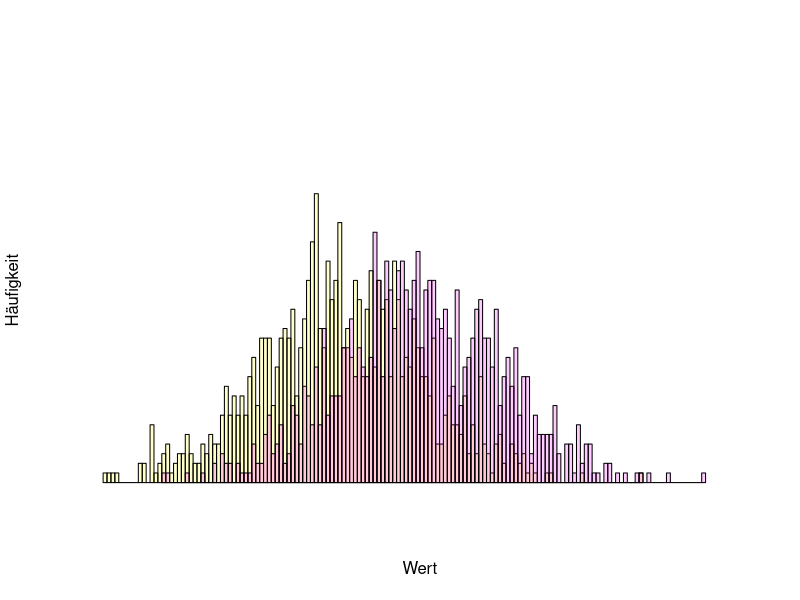
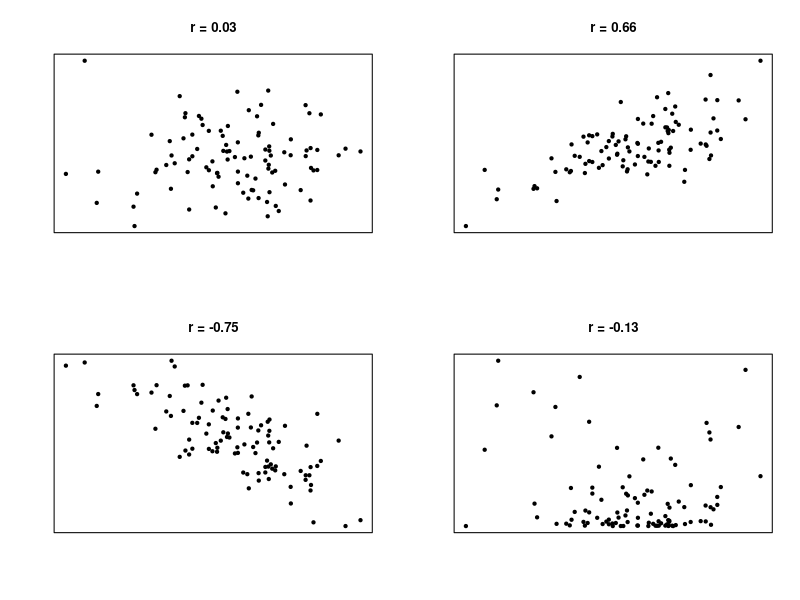
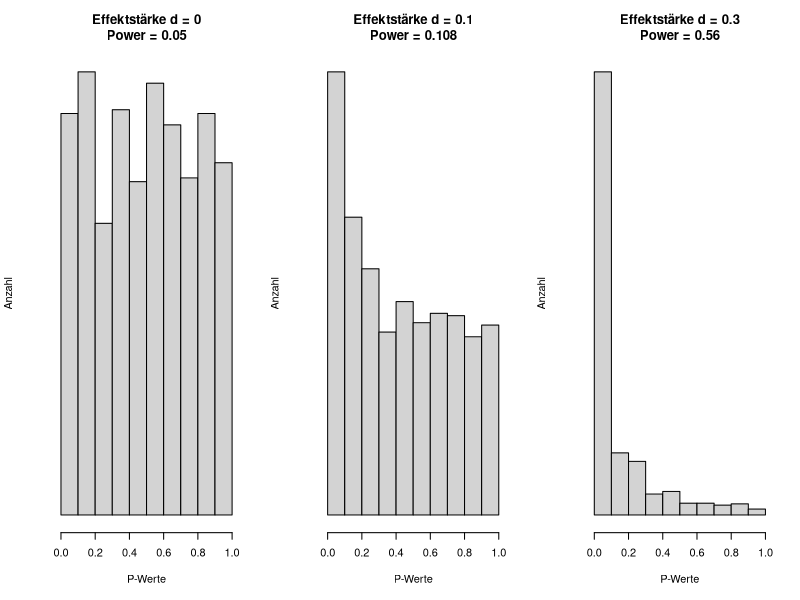
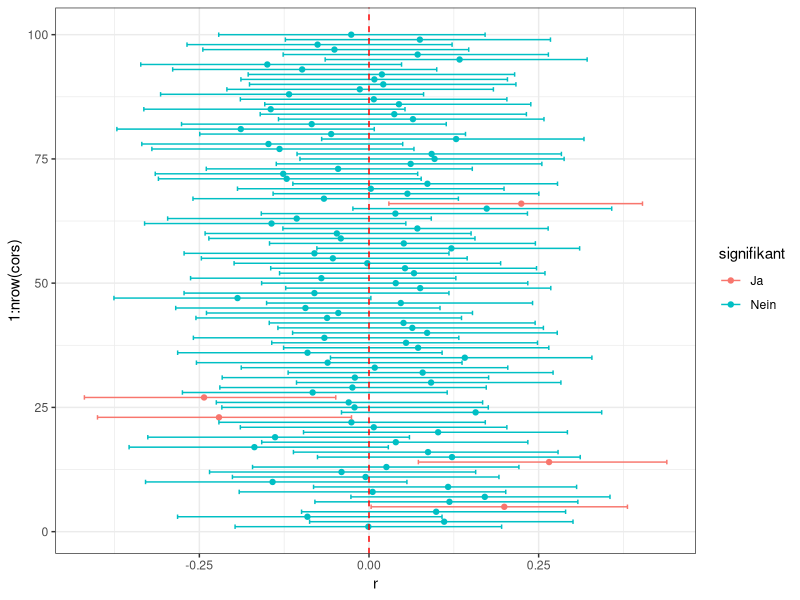
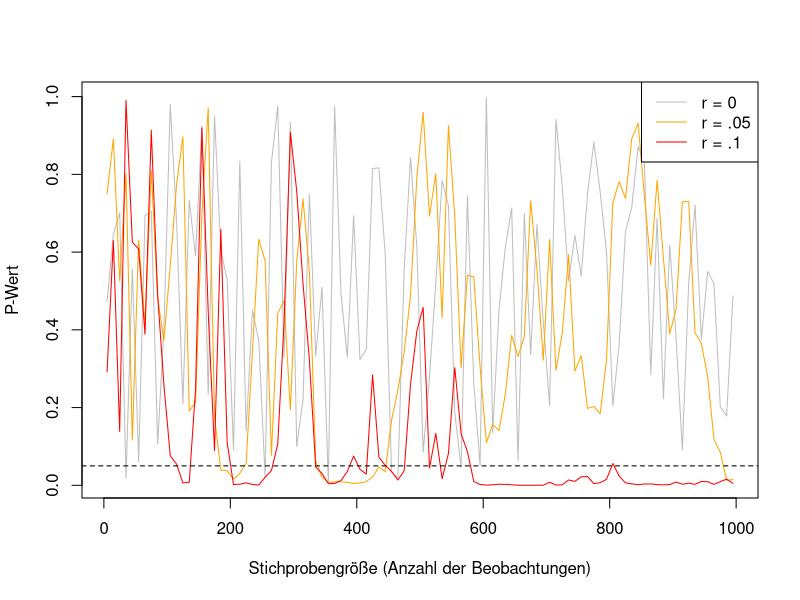

The R script that drew these images, in order:
## ---- chunk 1
#| code-fold: true
set.seed(1)
x <- rnorm(1000, mean = 0)
y <- rnorm(1000, mean = 1)
hist(x, xlim = c(-3, 5), col = rgb(1,1,0,.2), ylim = c(0, 40), breaks = 100, xaxt = "n", yaxt = "n"
     , xlab = "Wert", ylab = "Häufigkeit", main = "")
hist(y, add = T, col = rgb(1,0,1,.2), breaks = 100)

## ---- chunk 2
#| code-fold: true

layout(matrix(c(1, 1, 2, 2, 3, 3, 4, 4), nrow = 2, byrow = TRUE)) 
set.seed(42)
n <- 100

x1 <- rnorm(n)
y1 <- rnorm(n)
y2 <- x1+rnorm(n)
y3 <- -x1+rnorm(n)
y4 <- abs(x1+rnorm(n))^2

plot(x1, y1, main = paste("r = ", round(cor(x1, y1), 2), sep = "")
     , xaxt = 'n', yaxt = 'n', xlab = "", ylab = "", pch = 20)
plot(x1, y2, main = paste("r = ", round(cor(x1, y2), 2), sep = "")
     , xaxt = 'n', yaxt = 'n', xlab = "", ylab = "", pch = 20)
plot(x1, y3, main = paste("r = ", round(cor(x1, y3), 2), sep = "")
     , xaxt = 'n', yaxt = 'n', xlab = "", ylab = "", pch = 20)
plot(x1, y4, main = paste("r = ", round(cor(x1, y4), 2), sep = "")
     , xaxt = 'n', yaxt = 'n', xlab = "", ylab = "", pch = 20)

layout(1)

## ---- chunk 3
#| code-fold: true
# P-Value distribution ---------------------------------------------------- 
layout(matrix(c(1,2,3), nrow = 1)) 

effects <- c(0, .1, .3) 

for (i in effects) { 
  effect <- i 
  n <- 100 
  pvalues <- (replicate(1000, t.test(rnorm(100), rnorm(100, i))$p.value)) 
  power <- round(pwr::pwr.t.test(n = n, d = i, power = NULL, alternative = "two.sided")$power, 3) 
  
  hist(pvalues
       , xlab = "P-Werte"
       , ylab = "Anzahl"
       , main = paste("Effektstärke d = ", i, "\nPower = ", power, sep = "") 
       , xlim = c(0, 1)
       , yaxt = 'n') 
  } 

layout(1)
## ---- chunk 4
#| code-fold: true
library(ggplot2)
# mean(replicate(1000, mean(replicate(6, cor.test(rnorm(50), rnorm(50))$p.value) < .05) > 0)) # 26.7%
set.seed(1)
n <- 100
ncors <- 100

cors <- data.frame(    "r" = NULL
                   , "lcl" = NULL
                   , "ucl" = NULL)
for (i in 1:ncors) {
 cortest_temp <- cor.test(rnorm(n), rnorm(n))
 r_temp <- cortest_temp$estimate
 lcl_temp <- cortest_temp$conf.int[1]
 ucl_temp <- cortest_temp$conf.int[2]
 
 cors <- rbind(cors, c(r_temp, lcl_temp, ucl_temp))
 # rm(c(r_temp, lcl_temp, ucl_temp))
}

names(cors) <- c("r", "lcl", "ucl")
cors$signifikant <- ifelse(cors$ucl < 0 | cors$lcl > 0, "Ja", "Nein")

ggplot(cors, aes(x = r, y = 1:nrow(cors), col = signifikant)) + geom_point() +
  geom_errorbar(aes(xmin = lcl, xmax = ucl)) +
  theme_bw() +
  geom_vline(xintercept = 0, lty = 2, col = "red")

## ---- chunk 5
#| code-fold: true

# P-Value Convergence ----------------------------------------------------- 
imax <- seq(5, 1000, 10) 
p0 <- NULL 
p1 <- NULL 
p2 <- NULL 

for (i in imax) { 
  
  set.seed(42) 
  
  ds0 <- MASS::mvrnorm(n = i, mu = c(0,0), Sigma = matrix(c(1, 0, 0, 1), nrow = 2)) 
  ds1 <- MASS::mvrnorm(n = i, mu = c(0,0), Sigma = matrix(c(1, .05, .05, 1), nrow = 2)) 
  ds2 <- MASS::mvrnorm(n = i, mu = c(0,0), Sigma = matrix(c(1, .1, .1, 1), nrow = 2)) 
  
  p0 <- c(p0, cor.test(ds0[, 1], ds0[, 2])$p.value) 
  p1 <- c(p1, cor.test(ds1[, 1], ds1[, 2])$p.value) 
  p2 <- c(p2, cor.test(ds2[, 1], ds2[, 2])$p.value) 
  
} 

plot( y = p0, x = imax, type = "l", col = "grey", xlab = "Stichprobengröße (Anzahl der Beobachtungen)", ylab = "P-Wert") 
lines(y = p1, x = imax, col = "orange") 
lines(y = p2, x = imax, col = "red") 
abline(h = .05, lty = 2)
legend("topright", c("r = 0", "r = .05", "r = .1"), col = c("grey", "orange", "red"), lty = 1)
